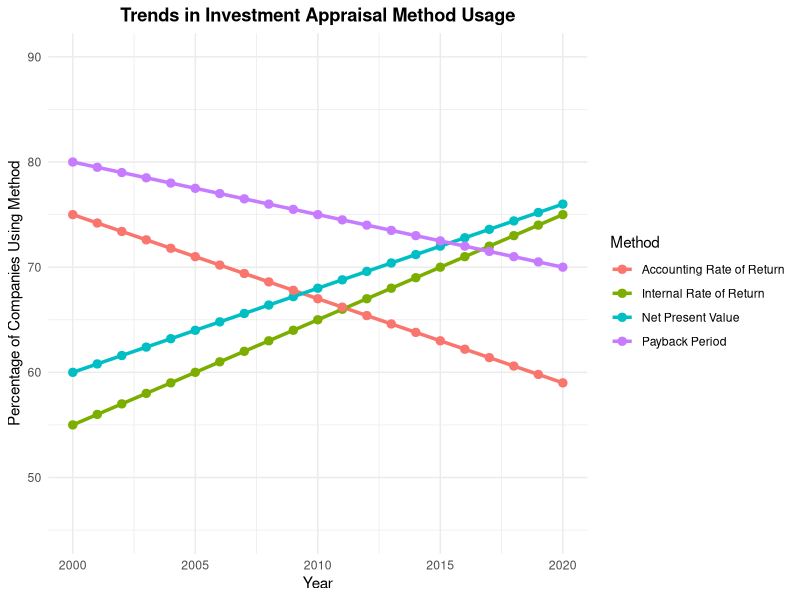
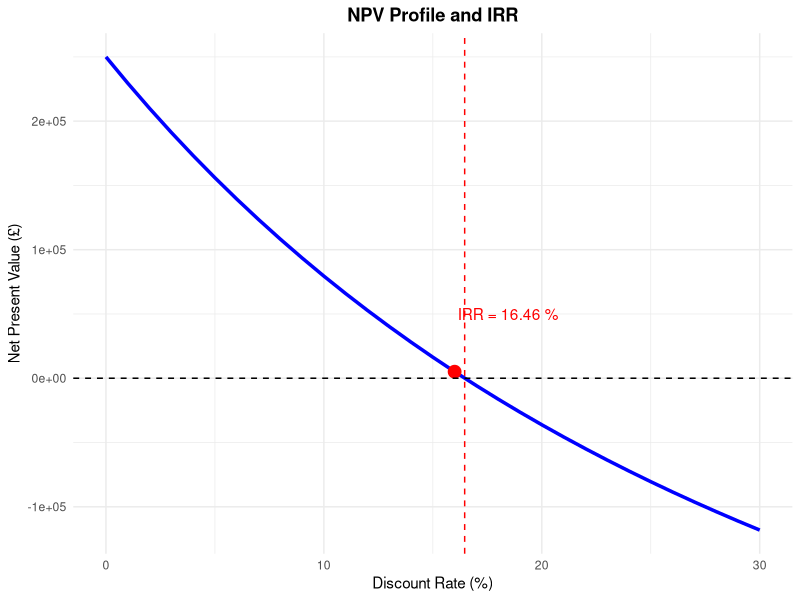
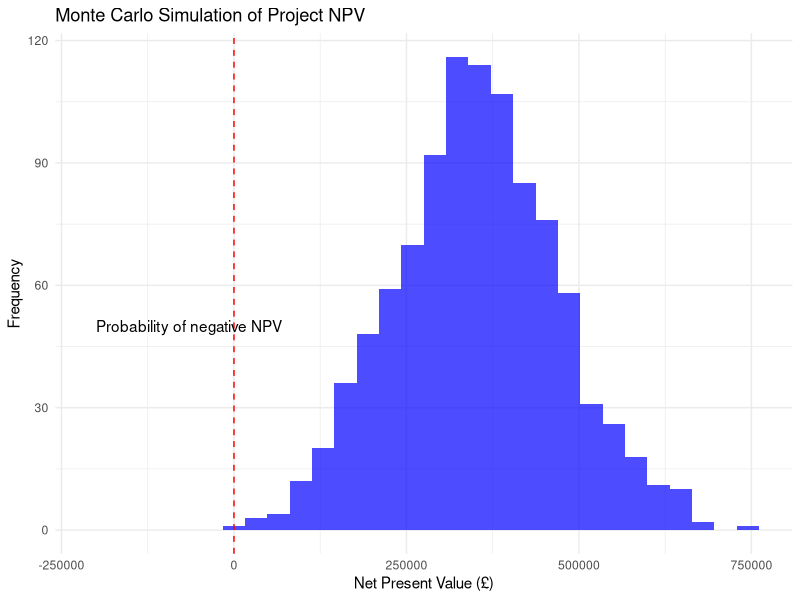

Source code (R) for these figures, in order:
## ---- chunk 1
knitr::opts_chunk$set(echo = FALSE, warning = FALSE, message = FALSE)
library(knitr)
library(ggplot2)
## ---- chunk 2
income_statement <- data.frame(
  Item = c("Credit sales revenue", 
           "Less Cost of sales:",
           "  Opening inventories",
           "  Add Purchases",
           "  Less Closing inventories",
           "Gross profit",
           "Less:",
           "  Credit card discounts",
           "  Rent and rates",
           "  Other costs",
           "  Depreciation of fittings",
           "Profit for the period"),
  Amount1 = c("1,200", "", "100", "750", "(120)", "", "", "60", "180", "240", "140", ""),
  Amount2 = c("", "", "", "", "730", "470", "", "", "", "", "620", "(150)")
)

kable(income_statement, col.names = c("", "£000", "£000"), align = "lrr", caption = "Typical Income Statement")
## ---- chunk 3
years <- 2000:2020
NPV_usage <- 60 + (0:20)*0.8
IRR_usage <- 55 + (0:20)*1.0
PP_usage <- 80 - (0:20)*0.5
ARR_usage <- 75 - (0:20)*0.8

df <- data.frame(Year = rep(years, 4),
                Method = factor(rep(c("Net Present Value", "Internal Rate of Return", 
                                      "Payback Period", "Accounting Rate of Return"), each = 21)),
                Usage = c(NPV_usage, IRR_usage, PP_usage, ARR_usage))

ggplot(df, aes(x = Year, y = Usage, color = Method, group = Method)) +
  geom_line(size = 1.2) +
  geom_point(size = 2.5) +
  theme_minimal() +
  labs(title = "Trends in Investment Appraisal Method Usage",
       y = "Percentage of Companies Using Method",
       x = "Year") +
  scale_y_continuous(limits = c(45, 90)) +
  theme(legend.position = "right",
        plot.title = element_text(hjust = 0.5, face = "bold"))
## ---- chunk 4
payback_example <- data.frame(
  Year = 0:5,
  Cash_Flow = c(-500000, 150000, 180000, 200000, 120000, 100000),
  Cumulative = c(-500000, -350000, -170000, 30000, 150000, 250000)
)

kable(payback_example, col.names = c("Year", "Cash Flow (£)", "Cumulative Cash Flow (£)"), 
      align = "rrr")
## ---- chunk 5
discount_rate <- 0.10
dpp_example <- data.frame(
  Year = 0:5,
  Cash_Flow = c(-500000, 150000, 180000, 200000, 120000, 100000),
  Discount_Factor = c(1, 1/(1+discount_rate)^1, 1/(1+discount_rate)^2, 1/(1+discount_rate)^3, 
                     1/(1+discount_rate)^4, 1/(1+discount_rate)^5),
  Discounted_CF = c(-500000, 150000/(1+discount_rate)^1, 180000/(1+discount_rate)^2, 
                    200000/(1+discount_rate)^3, 120000/(1+discount_rate)^4, 100000/(1+discount_rate)^5),
  Cumulative_DCF = cumsum(c(-500000, 150000/(1+discount_rate)^1, 180000/(1+discount_rate)^2, 
                           200000/(1+discount_rate)^3, 120000/(1+discount_rate)^4, 100000/(1+discount_rate)^5))
)

# Format for display
dpp_example$Discount_Factor <- round(dpp_example$Discount_Factor, 3)
dpp_example$Discounted_CF <- round(dpp_example$Discounted_CF, 0)
dpp_example$Cumulative_DCF <- round(dpp_example$Cumulative_DCF, 0)

kable(dpp_example, col.names = c("Year", "Cash Flow (£)", "Discount Factor", 
                                "Discounted CF (£)", "Cumulative DCF (£)"), 
      align = "rrrrr")
## ---- chunk 6
npv_example <- dpp_example[, c("Year", "Cash_Flow", "Discount_Factor", "Discounted_CF")]
npv_sum <- sum(npv_example$Discounted_CF)

kable(npv_example, col.names = c("Year", "Cash Flow (£)", "Discount Factor", 
                                "Discounted CF (£)"), 
      align = "rrrr")
## ---- chunk 7
irr_example <- data.frame(
  Year = 0:5,
  Cash_Flow = c(-500000, 150000, 180000, 200000, 120000, 100000)
)

# Calculate IRR
cf <- irr_example$Cash_Flow
irr <- function(cf, guess = 0.1) {
  f <- function(r) sum(cf / (1 + r)^(0:(length(cf)-1)))
  uniroot(f, c(0, 1))$root
}

calculated_irr <- irr(cf)

kable(irr_example, col.names = c("Year", "Cash Flow (£)"), align = "rr")
## ---- chunk 8
discount_rates <- seq(0, 0.30, by = 0.01)
npvs <- sapply(discount_rates, function(r) sum(cf / (1 + r)^(0:(length(cf)-1))))

df_npv_profile <- data.frame(Rate = discount_rates*100, NPV = npvs)

ggplot(df_npv_profile, aes(x = Rate, y = NPV)) +
  geom_line(size = 1.2, color = "blue") +
  geom_point(data = df_npv_profile[which.min(abs(df_npv_profile$NPV)), ], 
             aes(x = Rate, y = NPV), size = 4, color = "red") +
  geom_hline(yintercept = 0, linetype = "dashed") +
  geom_vline(xintercept = calculated_irr*100, linetype = "dashed", color = "red") +
  annotate("text", x = calculated_irr*100 + 2, y = 50000, 
           label = paste("IRR =", round(calculated_irr*100, 2), "%"), color = "red") +
  theme_minimal() +
  labs(title = "NPV Profile and IRR",
       x = "Discount Rate (%)",
       y = "Net Present Value (£)") +
  theme(plot.title = element_text(hjust = 0.5, face = "bold"))
## ---- chunk 9
arr_example <- data.frame(
  Year = 1:5,
  Profit = c(90000, 110000, 130000, 80000, 70000)
)

# Calculate ARR
initial_investment <- 500000
residual_value <- 100000
average_investment <- (initial_investment + residual_value) / 2
total_profit <- sum(arr_example$Profit)
average_profit <- total_profit / 5
arr <- (average_profit / average_investment) * 100

kable(arr_example, col.names = c("Year", "Accounting Profit (£)"), align = "rr")
## ---- chunk 10
comparison <- data.frame(
  Method = c("Payback Period (PP)", "Discounted Payback Period (DPP)", 
             "Net Present Value (NPV)", "Internal Rate of Return (IRR)", 
             "Accounting Rate of Return (ARR)"),
  Considers_Time_Value = c("No", "Yes", "Yes", "Yes", "No"),
  Considers_All_Cash_Flows = c("No", "No", "Yes", "Yes", "Yes"),
  Linked_to_Shareholder_Value = c("No", "No", "Yes", "Indirectly", "No"),
  Complexity = c("Low", "Medium", "Medium-High", "High", "Low"),
  Format = c("Years", "Years", "Currency", "Percentage", "Percentage")
)

kable(comparison, col.names = c("Method", "Considers Time Value", "Considers All Cash Flows", 
                               "Linked to Shareholder Value", "Complexity", "Format"),
      align = "llllll")
## ---- chunk 11
# Set up the cash flows
initial_investment <- -(25000 + 15000 + 5000)
annual_cfs <- c(12000, 18000, 22000, 25000, 26000)
final_year_adjustment <- 30000 + 8000 + 3000
cfs <- c(initial_investment, annual_cfs)
cfs[6] <- cfs[6] + final_year_adjustment

# Create the payback table
payback <- data.frame(
  Year = 0:5,
  Cash_Flow = cfs,
  Cumulative = cumsum(cfs)
)

# For discounted payback
discount_rate <- 0.10
dcfs <- cfs / (1 + discount_rate)^(0:5)
cum_dcfs <- cumsum(dcfs)

# Add to table
payback$Discount_Factor <- c(1, 1/(1+discount_rate)^(1:5))
payback$Discounted_CF <- dcfs
payback$Cumulative_DCF <- cum_dcfs

# Format table for display
kable(payback, col.names = c("Year", "Cash Flow (£)", "Cumulative CF (£)", 
                             "Discount Factor", "Discounted CF (£)", "Cumulative DCF (£)"),
      align = "rrrrrr", digits = c(0,0,0,3,0,0))
## ---- chunk 12
# NPV calculation
npv_result <- sum(dcfs)

# IRR calculation
irr_result <- irr(cfs)

# Format table for display
npv_irr <- data.frame(
  Metric = c("Net Present Value (NPV)", "Internal Rate of Return (IRR)"),
  Value = c(paste("£", format(round(npv_result, 0), big.mark=",")), 
            paste(round(irr_result*100, 2), "%"))
)

kable(npv_irr, align = "lr")
## ---- chunk 13
# Assuming straight-line depreciation for equipment and van
initial_investment <- 45000
residual_value <- 41000  # Business sale value plus remaining asset values

# Assume we derive accounting profits from the cash flows by deducting depreciation
depreciation <- (initial_investment - residual_value) / 5

accounting_profits <- annual_cfs - depreciation

arr_table <- data.frame(
  Year = 1:5,
  Cash_Flow = annual_cfs,
  Depreciation = rep(depreciation, 5),
  Accounting_Profit = accounting_profits
)

kable(arr_table, col.names = c("Year", "Cash Flow (£)", "Depreciation (£)", "Accounting Profit (£)"),
      align = "rrrr", digits = 0)

average_profit <- mean(accounting_profits)
average_investment <- (initial_investment + residual_value) / 2
arr_result <- (average_profit / average_investment) * 100

arr_calc <- data.frame(
  Metric = c("Average Annual Profit", "Average Investment", "ARR"),
  Value = c(paste("£", format(round(average_profit, 0), big.mark=",")),
            paste("£", format(round(average_investment, 0), big.mark=",")),
            paste(round(arr_result, 1), "%"))
)

kable(arr_calc, align = "lr")
## ---- chunk 14
# Sensitivity factors
sensitivity <- data.frame(
  Variable = c("Initial investment", "Annual cash flows", "Exit value", "Discount rate"),
  Base_Value = c("£45,000", "As projected", "£41,000", "10%"),
  Change_for_Zero_NPV = c("+51.1%", "-24.0%", "-56.0%", "+13.9 percentage points"),
  Interpretation = c("Low sensitivity", "Moderate sensitivity", "Low sensitivity", "Low sensitivity")
)

kable(sensitivity, col.names = c("Variable", "Base Value", "Change for Zero NPV", "Interpretation"),
      align = "llll")
## ---- chunk 15
# Scenario analysis
scenarios <- data.frame(
  Scenario = c("Pessimistic", "Most likely", "Optimistic"),
  Annual_Growth = c("5%", "10%", "15%"),
  Exit_Multiple = c("1.0x", "1.5x", "2.0x"),
  NPV = c("£3,250", "£22,977", "£48,350"),
  IRR = c("12.1%", "23.9%", "36.2%")
)

kable(scenarios, col.names = c("Scenario", "Annual Growth", "Exit Multiple", "NPV", "IRR"),
      align = "lllll")
## ---- chunk 16
# Expected NPV
expected_npv <- data.frame(
  Scenario = c("Pessimistic", "Most likely", "Optimistic", "Expected value"),
  Probability = c("0.25", "0.50", "0.25", "1.00"),
  NPV = c("£3,250", "£22,977", "£48,350", ""),
  Weighted_NPV = c("£813", "£11,489", "£12,088", "£24,390")
)

kable(expected_npv, col.names = c("Scenario", "Probability", "NPV", "Weighted NPV"),
      align = "llll")
## ---- chunk 17
exercise <- data.frame(
  Year = 0:4,
  Project_X = c(-300000, 100000, 150000, 150000, 50000),
  Project_Y = c(-300000, 250000, 100000, 50000, 25000)
)

kable(exercise, col.names = c("Year", "Project X (£)", "Project Y (£)"),
      align = "rrr")
## ---- chunk 18
renewable_factors <- data.frame(
  Factor = c("NPV (£m)", "IRR (%)", "Carbon Reduction (kt CO₂e)", "Jobs Created", "Community Index"),
  Project_A = c(12.5, 14.5, 80, 45, "High"),
  Project_B = c(15.2, 16.8, 60, 30, "Medium"),
  Project_C = c(10.8, 13.2, 95, 60, "Very High")
)

kable(renewable_factors, align = "lrrrr", caption = "Multi-criteria comparison of renewable energy projects")
## ---- chunk 19
# This would show a Monte Carlo simulation distribution in the actual document
# Creating placeholder data for illustration
set.seed(123)
simulation_results <- data.frame(
  NPV = rnorm(1000, mean = 350000, sd = 120000)
)

ggplot(simulation_results, aes(x = NPV)) +
  geom_histogram(bins = 30, fill = "blue", alpha = 0.7) +
  geom_vline(xintercept = 0, linetype = "dashed", color = "red") +
  theme_minimal() +
  labs(title = "Monte Carlo Simulation of Project NPV",
       x = "Net Present Value (£)",
       y = "Frequency") +
  annotate("text", x = -200000, y = 50, label = "Probability of negative NPV", hjust = 0)
## ---- chunk 20
decision_tree <- data.frame(
  Decision_Point = c("Initial Investment", "Expand Year 3?", "Expand Year 3?"),
  Decision = c("Proceed", "Yes", "No"),
  Outcome = c("Success (70%)", "High Growth", "Moderate Growth"),
  NPV = c("£4.5m", "£8.2m", "£5.1m"),
  Expected_Value = c("£2.0m", "£5.7m", "£3.6m")
)

kable(decision_tree, align = "lllrr", caption = "Decision tree analysis with expected values")
## ---- chunk 21
# This would show VaR calculations in the actual document
# Creating placeholder data for illustration
var_levels <- data.frame(
  Confidence = c("90%", "95%", "99%"),
  VaR_Amount = c("£220,000", "£285,000", "£390,000"),
  Interpretation = c("10% chance of losing more than £220,000",
                    "5% chance of losing more than £285,000",
                    "1% chance of losing more than £390,000")
)

kable(var_levels, align = "lrr", caption = "Value at Risk at different confidence levels")
## ---- chunk 22
review_template <- data.frame(
  Area = c("Financial", "Financial", "Operational", "Operational", "Strategic", "Process"),
  Metric = c("Cash Flow", "NPV", "Timeline", "Quality", "Strategic Fit", "Decision Quality"),
  Target = c("£3.5m cumulative", "£1.2m", "24 months", "99.5% spec compliance", "Support growth strategy", "Robust analysis"),
  Actual = c("£3.1m cumulative", "£0.9m", "28 months", "99.2% spec compliance", "Partially aligned", "Data gaps identified"),
  Variance = c("-11.4%", "-25.0%", "+16.7%", "-0.3%", "Partial", "Moderate")
)

kable(review_template, align = "llllr", caption = "Post-implementation review metrics")
## ---- chunk 23
implementation_framework <- data.frame(
  Phase = c("Pre-approval", "Implementation", "Operation", "Closure"),
  Key_Questions = c(
    "Was the business case realistic and comprehensive?",
    "Were resources adequate and efficiently deployed?",
    "Did the investment achieve its intended outcomes?",
    "Was knowledge properly captured and disseminated?"
  ),
  Common_Findings = c(
    "Optimism bias in projections",
    "Scope creep and timeline extensions",
    "Lower-than-expected utilisation",
    "Insufficient documentation of lessons"
  )
)

kable(implementation_framework, align = "lll", caption = "Implementation phase review framework")
